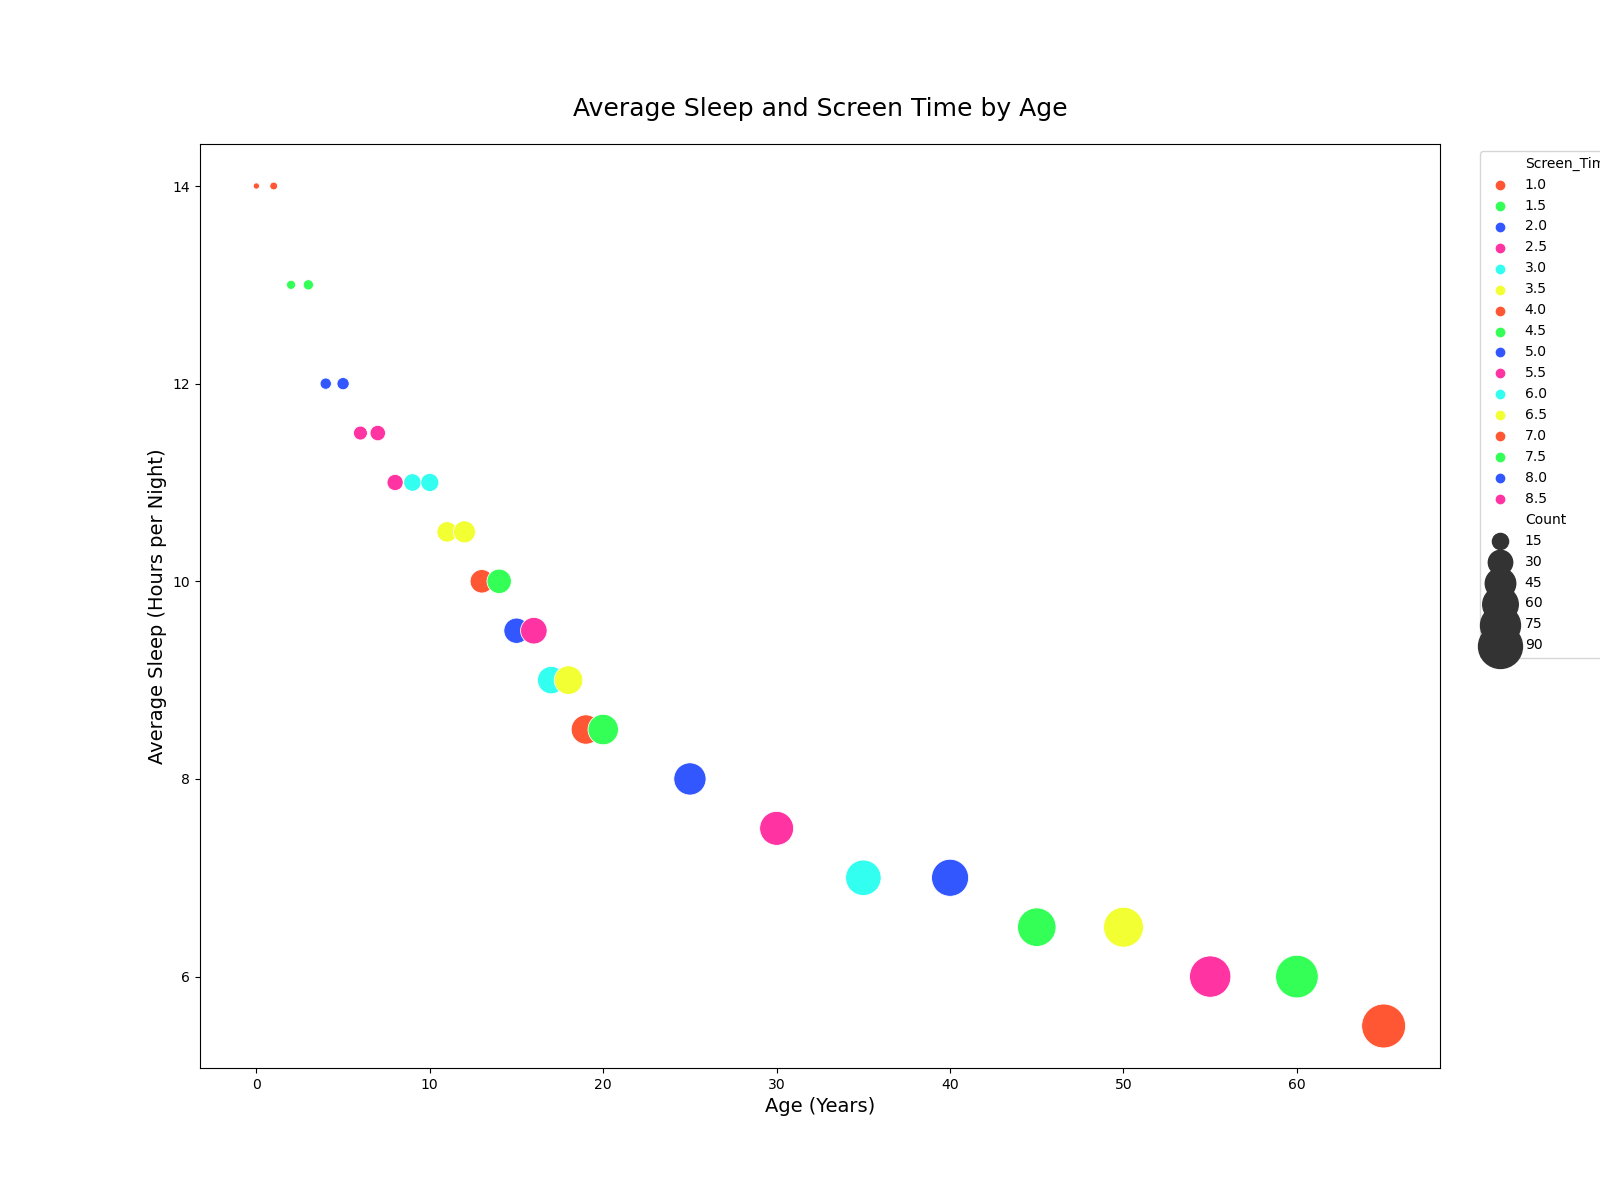

Recreate this plot in Python.

import matplotlib.pyplot as plt
import seaborn as sns
import pandas as pd

# Define the data as a dictionary, which then will be converted into a DataFrame
data = {
    'Age': [0, 1, 2, 3, 4, 5, 6, 7, 8, 9, 10, 11, 12, 13, 14, 15, 16, 17, 18, 19, 20, 25, 30, 35, 40, 45, 50, 55, 60, 65],
    'Average_Sleep': [14, 14, 13, 13, 12, 12, 11.5, 11.5, 11, 11, 11, 10.5, 10.5, 10, 10, 9.5, 9.5, 9, 9, 8.5, 8.5, 8, 7.5, 7, 7, 6.5, 6.5, 6, 6, 5.5],
    'Screen_Time': [1, 1, 1.5, 1.5, 2, 2, 2.5, 2.5, 2.5, 3, 3, 3.5, 3.5, 4, 4.5, 5, 5.5, 6, 6.5, 7, 7.5, 8, 8.5, 6, 5, 4.5, 3.5, 2.5, 1.5, 1],
    'Count': [5, 6, 7, 8, 9, 10, 12, 14, 15, 17, 18, 22, 25, 28, 30, 32, 35, 37, 40, 42, 45, 50, 55, 60, 65, 70, 75, 80, 85, 90]
}

# Convert the data into a DataFrame
df = pd.DataFrame(data)

# Creating the bubble chart
plt.figure(figsize=(16, 12))
bubble_chart = sns.scatterplot(data=df, x='Age', y='Average_Sleep', hue='Screen_Time', size='Count', sizes=(20, 1000),
                               palette=['#FF5733', '#33FF57', '#3357FF', '#FF33A1', '#33FFF1', '#F1FF33'])

# Customize the axes and title
bubble_chart.set_title('Average Sleep and Screen Time by Age', fontsize=18, pad=20)
bubble_chart.set_xlabel('Age (Years)', fontsize=14)
bubble_chart.set_ylabel('Average Sleep (Hours per Night)', fontsize=14)

# Move legend to a position where it does not overlap with the title
plt.legend(loc='upper right', bbox_to_anchor=(1.15, 1))

# Show the plot
plt.show()
